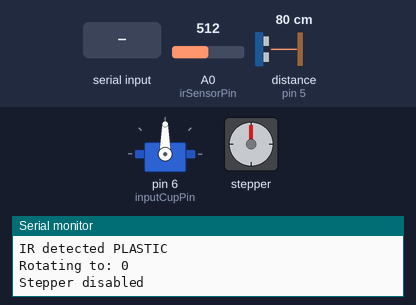
The sketch below on a simulated Arduino Uno, built with avr-gcc and run on an emulated ATmega328P. Shown: servo, stepper motor, the last lines printed to the serial monitor. Wiring (inferred from the names in the program): ultrasonic range finder: trigger pin 4; echo pin 5. Inputs (shaded band) come from the test bench; at power-on: distance to the obstacle (sensor on pin 5) 80 cm, A0 (irSensorPin) = 512. The echo pulse lasts 58.3 µs per cm; stepper angles assume 2048 steps per turn.

Above: at 1.2 s.
1.3 s: distance to the obstacle (sensor on pin 5) set to 24 cm
At 4.0 s:
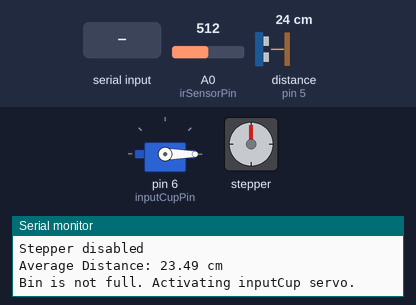
4.3 s: distance to the obstacle (sensor on pin 5) set to 20 cm
5.8 s: A0 (irSensorPin) set to 309
8.8 s: A0 (irSensorPin) set to 280
At 11.6 s:
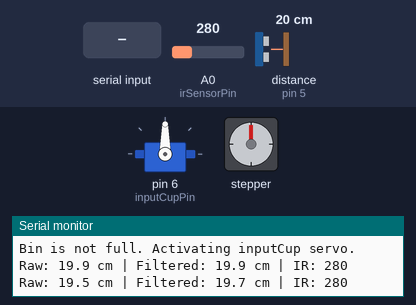
11.8 s: "nonplastic" received over Serial
At 16.9 s:
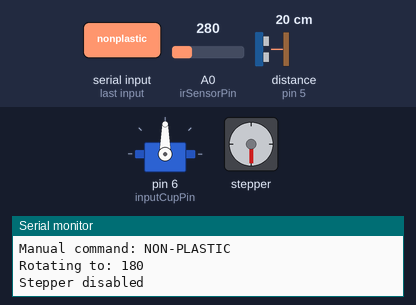
17.3 s: "open" received over Serial
At 20.3 s:
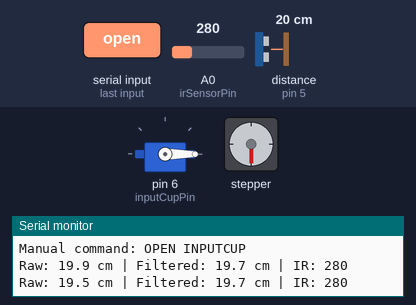
Timing chart, 0 to 21.3 s (numbered marks = the images above; inputs shaded):
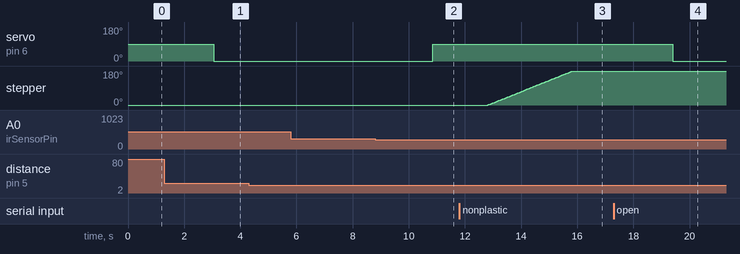

Measured:
- the behaviour switches between 295 and 294 on A0 (irSensorPin) (found by bisection; images 1 and 2)
- after the input at 4.3 s, every drawn part: stays the same
- after the input at 5.8 s, every drawn part: stays the same
- after the input at 8.8 s, servo on pin 6 (inputCupPin): 0° → 90° after 2.1 s
- after the input at 11.8 s, stepper: turns 180° clockwise in 3.0 s, starting after 1.0 s
- after the input at 17.3 s, servo on pin 6 (inputCupPin): 90° → 0° after 2.1 s

The sketch:

Arduino_FInal.ino
```cpp
#include <Stepper.h>
#include <Servo.h>

const int stepsPerRevolution = 2048;
Stepper stepper(stepsPerRevolution, 8, 10, 9, 11);

Servo inputCup;
const int inputCupPin = 6;

int currentAngle = 0;

const int irSensorPin = A0;
const int trigPin = 4;
const int echoPin = 5;

unsigned long lastIRCheck = 0;
const unsigned long irCheckInterval = 500;

unsigned long lastDistancePrint = 0;
const unsigned long distancePrintInterval = 500;

bool objectDetected = false;

const int filterWindowSize = 5;
float distanceBuffer[filterWindowSize] = {0};
int bufferIndex = 0;
bool bufferFilled = false;

const int tolerance = 5;  // Added tolerance ±5 for IR checks

void disableStepper() {
  digitalWrite(8, LOW);
  digitalWrite(10, LOW);
  digitalWrite(9, LOW);
  digitalWrite(11, LOW);
  delay(500);
  Serial.println("Stepper disabled");
}

void setup() {
  Serial.begin(9600);
  stepper.setSpeed(10);
  inputCup.attach(inputCupPin);
  inputCup.write(90);

  pinMode(8, OUTPUT);
  pinMode(10, OUTPUT);
  pinMode(9, OUTPUT);
  pinMode(11, OUTPUT);

  pinMode(irSensorPin, INPUT);
  pinMode(trigPin, OUTPUT);
  pinMode(echoPin, INPUT);

  Serial.println("Setup complete");
}

void rotateTo(int targetAngle) {
  Serial.print("Rotating to: ");
  Serial.println(targetAngle);
  int stepTarget = map(targetAngle, 0, 360, 0, stepsPerRevolution);
  int stepCurrent = map(currentAngle, 0, 360, 0, stepsPerRevolution);
  int stepsToMove = stepTarget - stepCurrent;

  stepper.step(stepsToMove);
  currentAngle = targetAngle;
  disableStepper();
}

float measureDistance() {
  digitalWrite(trigPin, LOW);
  delayMicroseconds(2);
  digitalWrite(trigPin, HIGH);
  delayMicroseconds(10);
  digitalWrite(trigPin, LOW);

  long duration = pulseIn(echoPin, HIGH);
  float distance = duration * 0.034 / 2;
  return distance;
}

float updateDistanceBuffer(float newReading) {
  distanceBuffer[bufferIndex] = newReading;
  bufferIndex = (bufferIndex + 1) % filterWindowSize;

  if (bufferIndex == 0) bufferFilled = true;

  int count = bufferFilled ? filterWindowSize : bufferIndex;
  float sum = 0;
  for (int i = 0; i < count; i++) {
    sum += distanceBuffer[i];
  }
  return sum / count;
}

// This function does a 1-second average measurement to get a stable distance reading
float measureAverageDistance() {
  const unsigned long measurementDuration = 1000;
  unsigned long startTime = millis();
  float sum = 0;
  int count = 0;

  while (millis() - startTime < measurementDuration) {
    float distance = measureDistance();
    sum += distance;
    count++;
    delay(50);
  }

  float average = (count > 0) ? (sum / count) : 0;
  Serial.print("Average Distance: ");
  Serial.print(average);
  Serial.println(" cm");
  return average;
}

// Bin fullness check uses ONLY the 1-second average distance here
void processSorting(String type) {
  int targetAngle = (type == "plastic") ? 0 : 180;
  rotateTo(targetAngle);

  delay(1000); // Wait after rotation

  float averageDistance = measureAverageDistance();

  // Fullness threshold check using 1-second average distance
  if (averageDistance >= 0 && averageDistance <= 22) {
    Serial.println("Bin is full. No action taken.");
    return;
  }

  Serial.println("Bin is not full. Activating inputCup servo.");
  inputCup.write(0); // Open inputCup

  // Wait until object is no longer detected (by IR sensor) using tolerance
  while (true) {
    int irVal = analogRead(irSensorPin);
    if (irVal < (300 - tolerance) || irVal > (740 + tolerance)) {
      break;
    }
    delay(200);
  }

  delay(2000); // Wait a bit more before resetting
  inputCup.write(90); // Return to original position
}

void handleIRSensor() {
  int irValue = analogRead(irSensorPin);

  if (!objectDetected) {
    if (irValue >= (300 - tolerance) && irValue <= (740 + tolerance)) {
      Serial.println("IR detected PLASTIC");
      objectDetected = true;
      processSorting("plastic");
    } else if (irValue >= (1 - tolerance) && irValue < (299 + tolerance)) {
      Serial.println("IR detected NON-PLASTIC");
      objectDetected = true;
      processSorting("nonplastic");
    }
  } else {
    if (irValue < 1 || irValue > 741 ) {
      objectDetected = false;
      inputCup.write(90);
    }
  }
}

void loop() {
  if (Serial.available() > 0) {
    String command = Serial.readString();
    command.trim();

    if (command == "plastic") {
      Serial.println("Manual command: PLASTIC");
      processSorting("plastic");
    } else if (command == "nonplastic") {
      Serial.println("Manual command: NON-PLASTIC");
      processSorting("nonplastic");
    } else if (command == "open") {
      Serial.println("Manual command: OPEN INPUTCUP");
      inputCup.write(0);
    } else if (command == "close") {
      Serial.println("Manual command: CLOSE INPUTCUP");
      inputCup.write(90);
    } else {
      Serial.print("Unknown command: ");
      Serial.println(command);
    }
  }

  if (millis() - lastIRCheck >= irCheckInterval) {
    lastIRCheck = millis();
    handleIRSensor();
  }

  // Display raw and filtered distances continuously for monitoring only
  if (millis() - lastDistancePrint >= distancePrintInterval) {
    lastDistancePrint = millis();

    float rawDistance = measureDistance();
    float filteredDistance = updateDistanceBuffer(rawDistance);
    int currentIR = analogRead(irSensorPin);

    Serial.print("Raw: ");
    Serial.print(rawDistance, 1);
    Serial.print(" cm | Filtered: ");
    Serial.print(filteredDistance, 1);
    Serial.print(" cm | IR: ");
    Serial.println(currentIR);
  }
}
```
